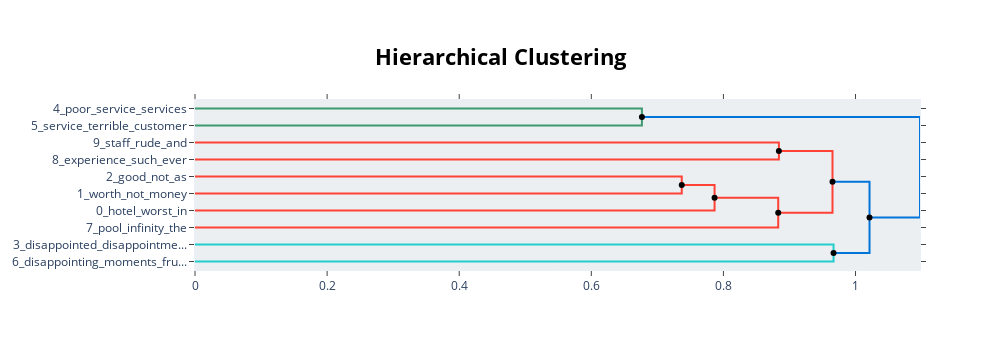

The code cell stored with this chart in its notebook:
### Code cell
hierarchical_topics = topic_model.hierarchical_topics(sample_content_2)
topic_model.visualize_hierarchy(hierarchical_topics=hierarchical_topics) # And the clusters do seem to be much more insightful

# There is however a problem - not all of the titles have yielded clear 'negative comments' for the model to be trained on -
# likely due to some of them being really short and not containing sufficient information on their own to be deemed to be 
# a 'bad review'. This means that the tree below - while very concise - isn't fully representative. To handle that, there's 
# approach number 3

### Figure 1 — Plotly figure (JSON) as saved in the notebook; plotly's stock layout.template omitted (floating-point values rounded to 4 significant figures)
{"data": [{"hoverinfo": "text", "marker": {"color": "rgb(61,153,112)"}, "mode": "lines", "text": ["poor_service_services_property_lack", "", "", "service_terrible_customer_appalling_bad"], "type": "scatter", "x": [0, 0.6766, 0.6766, 0], "xaxis": "x", "y": [-5, -5, -15, -15], "yaxis": "y"}, {"hoverinfo": "text", "marker": {"color": "rgb(255,65,54)"}, "mode": "lines", "text": ["staff_rude_and_very_worst", "", "", "experience_such_ever_worst_horrible"], "type": "scatter", "x": [0, 0.884, 0.884, 0], "xaxis": "x", "y": [-25, -25, -35, -35], "yaxis": "y"}, {"hoverinfo": "text", "marker": {"color": "rgb(255,65,54)"}, "mode": "lines", "text": ["good_not_as_bad_chaotic", "", "", "worth_not_money_the_price"], "type": "scatter", "x": [0, 0.7369, 0.7369, 0], "xaxis": "x", "y": [-45, -45, -55, -55], "yaxis": "y"}, {"hoverinfo": "text", "marker": {"color": "rgb(255,65,54)"}, "mode": "lines", "text": ["not_worth_money_the_price", "", "", "hotel_worst_in_the_you"], "type": "scatter", "x": [0.7369, 0.7866, 0.7866, 0], "xaxis": "x", "y": [-50, -50, -65, -65], "yaxis": "y"}, {"hoverinfo": "text", "marker": {"color": "rgb(255,65,54)"}, "mode": "lines", "text": ["not_hotel_worth_the_money", "", "", "pool_infinity_the_access_stunning"], "type": "scatter", "x": [0.7866, 0.883, 0.883, 0], "xaxis": "x", "y": [-57.5, -57.5, -75, -75], "yaxis": "y"}, {"hoverinfo": "text", "marker": {"color": "rgb(255,65,54)"}, "mode": "lines", "text": ["experience_staff_rude_worst_very", "", "", "not_hotel_worth_the_money"], "type": "scatter", "x": [0.884, 0.9651, 0.9651, 0.883], "xaxis": "x", "y": [-30, -30, -66.25, -66.25], "yaxis": "y"}, {"hoverinfo": "text", "marker": {"color": "rgb(35,205,205)"}, "mode": "lines", "text": ["disappointed_disappointment_more_flawed_big", "", "", "disappointing_moments_frustrating_humiliating_bit"], "type": "scatter", "x": [0, 0.9667, 0.9667, 0], "xaxis": "x", "y": [-85, -85, -95, -95], "yaxis": "y"}, {"hoverinfo": "text", "marker": {"color": "rgb(0,116,217)"}, "mode": "lines", "text": ["not_hotel_the_worth_money", "", "", "disappointed_disappointing_disappointment_more_and"], "type": "scatter", "x": [0.9651, 1.021, 1.021, 0.9667], "xaxis": "x", "y": [-48.12, -48.12, -90, -90], "yaxis": "y"}, {"hoverinfo": "text", "marker": {"color": "rgb(0,116,217)"}, "mode": "lines", "text": ["service_poor_terrible_customer_appalling", "", "", "not_the_hotel_worth_disappointed"], "type": "scatter", "x": [0.6766, 1.098, 1.098, 1.021], "xaxis": "x", "y": [-10, -10, -69.06, -69.06], "yaxis": "y"}, {"hoverinfo": "text", "hovertext": ["not_worth_money_the_price", "not_hotel_worth_the_money", "experience_staff_rude_worst_very", "not_hotel_the_worth_money", "service_poor_terrible_customer_appalling"], "marker": {"color": "black"}, "mode": "markers", "showlegend": false, "type": "scatter", "x": [0.7369, 0.7866, 0.884, 0.9651, 0.6766], "y": [-50, -57.5, -30, -48.12, -10]}, {"hoverinfo": "text", "hovertext": ["not_hotel_worth_the_money", "disappointed_disappointing_disappointment_more_and", "not_the_hotel_worth_disappointed"], "marker": {"color": "black"}, "mode": "markers", "showlegend": false, "type": "scatter", "x": [0.883, 0.9667, 1.021], "y": [-66.25, -90, -69.06]}], "layout": {"autosize": false, "height": 350, "hoverlabel": {"bgcolor": "white", "font": {"family": "Rockwell", "size": 16}}, "hovermode": "closest", "plot_bgcolor": "#ECEFF1", "showlegend": false, "title": {"font": {"color": "Black", "size": 22}, "text": "<b>Hierarchical Clustering</b>", "x": 0.5, "xanchor": "center", "yanchor": "top"}, "width": 1000, "xaxis": {"mirror": "allticks", "rangemode": "tozero", "showgrid": false, "showline": true, "showticklabels": true, "ticks": "outside", "type": "linear", "zeroline": false}, "yaxis": {"mirror": "allticks", "range": [-100, 0], "rangemode": "tozero", "showgrid": false, "showline": true, "showticklabels": true, "tickmode": "array", "ticks": "outside", "ticktext": ["4_poor_service_services", "5_service_terrible_customer", "9_staff_rude_and", "8_experience_such_ever", "2_good_not_as", "1_worth_not_money", "0_hotel_worst_in", "7_pool_infinity_the", "3_disappointed_disappointme...", "6_disappointing_moments_fru..."], "tickvals": [-5, -15, -25, -35, -45, -55, -65, -75, -85, -95], "type": "linear", "zeroline": false}}}
